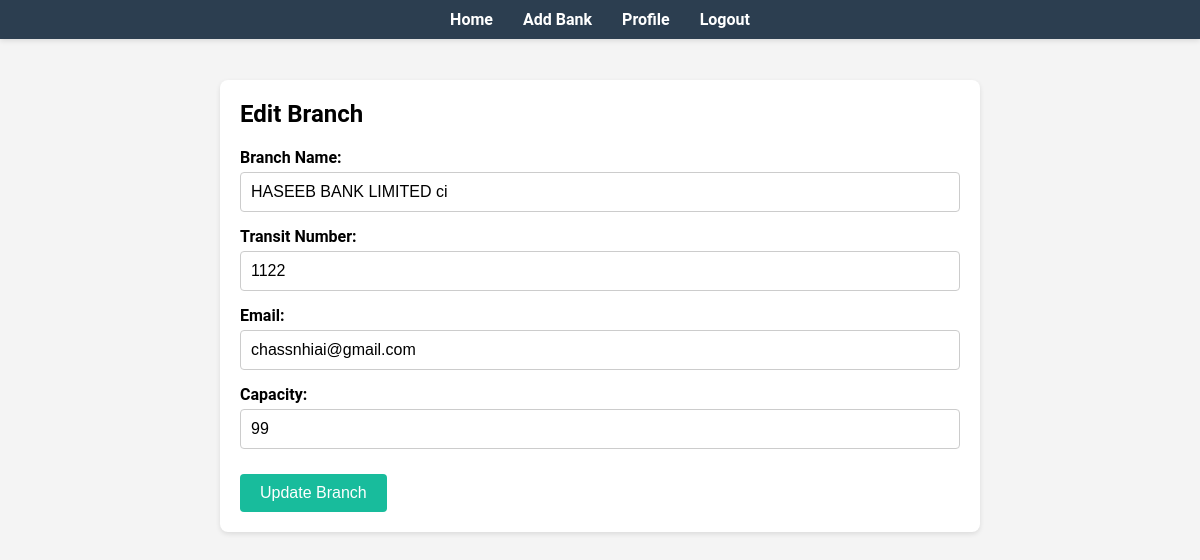
Page /branch_edit/12 (signed in) on the committed database.
### Bank/models.py (models this page shows)
class Branch(models.Model):
    name = models.CharField(max_length=100)
    transit_num = models.CharField(max_length=100)
    address = models.TextField()
    email = models.EmailField()
    capacity = models.CharField(max_length=100)
    Bank_id=models.ForeignKey(Bank,on_delete=models.CASCADE, related_name='branches')

### Bank/views.py (the view, shortened to what this page needs)
# urls.py: path('branch_edit/<int:id>',views.branch_edit,name='branch_edit'),
@login_required
def branch_edit(request, id):
    branch = get_object_or_404(Branch, id=id)
    return render(request, 'branch_edit.html', {'branch': branch,'id':id})

### templates/branch_edit.html (shortened to what this page needs)
<!DOCTYPE html>
<html lang="en">
<head>
</head>
<body>
    <nav class="navbar">
        <ul class="navbar-list">
            <li><a href="{% url 'Account:success_login' %}">Home</a></li>
            <li><a href="{% url 'Bank:add' %}">Add Bank</a></li>
            <li><a href="{% url 'Account:profile2' %}">Profile</a></li>
            <li><a href="{% url 'Account:Logout' %}">Logout</a></li>
        </ul>
    </nav>
    <div class="container">
        <h2>Edit Branch</h2>
        <form action="{% url 'Bank:branch_edit' id %}" method="POST">
            <div class="form-group">
                <label for="name">Branch Name:</label>
                <input type="text" id="name" name="name" value="{{ branch.name }}" required>
            </div>
            <div class="form-group">
                <label for="transit_num">Transit Number:</label>
                <input type="text" id="transit_num" name="transit_num" value="{{ branch.transit_num }}" required>
            </div>
            <div class="form-group">
                <label for="email">Email:</label>
                <input type="email" id="email" name="email" value="{{ branch.email }}" required>
            </div>
            <div class="form-group">
                <label for="capacity">Capacity:</label>
                <input type="number" id="capacity" name="capacity" value="{{ branch.capacity }}" required>
            </div>
            <button type="submit" class="submit-button">Update Branch</button>
        </form>
    </div>
</body>
</html>

### templates/branch_edit.html (style rules this page uses)
body { font-family: 'Roboto', sans-serif; margin: 0; padding: 0; background-color: #f4f4f4; }
.navbar { background-color: #2c3e50; padding: 10px 0; margin-bottom: 20px; position: fixed; top: 0; width: 100%; z-index: 1000; box-shadow: 0 2px 5px rgba(0,0,0,0.1); }
.navbar-list { list-style: none; padding: 0; display: flex; justify-content: center; margin: 0; }
.navbar-list li { margin: 0 15px; }
.navbar-list a { color: white; text-decoration: none; font-weight: bold; transition: color 0.3s ease; }
.container { width: 60%; margin: 80px auto 20px auto; padding: 20px; background-color: white; box-shadow: 0 2px 5px rgba(0,0,0,0.1); border-radius: 8px; }
h2 { margin-top: 0; margin-bottom: 20px; }
.form-group { margin-bottom: 15px; }
.form-group label { display: block; font-weight: bold; margin-bottom: 5px; }
.form-group input, .form-group select { width: calc(100% - 22px); padding: 10px; font-size: 16px; border: 1px solid #ccc; border-radius: 4px; }
.submit-button { background-color: #18bc9c; color: white; border: none; padding: 10px 20px; border-radius: 4px; cursor: pointer; font-size: 16px; transition: background-color 0.3s ease; margin-top: 10px; }

### rows in the picture
Branch: name "HASEEB BANK LIMITED ci", transit_num "1122", email "chassnhiai@gmail.com", capacity "99"
